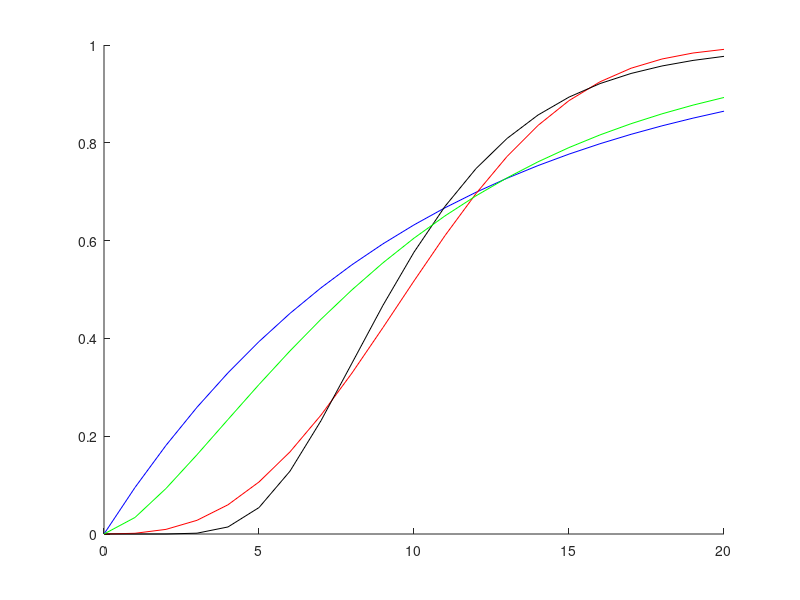

Write the MATLAB code that produced this figure.



expMean = 10;
wblScale = 11.2456; wblShape=2.6957;
lognmlLoc = 2.22838; lognmlScale = 0.385253;
gammaScale = 1.6; gammaShape=6.25;


figure;
hold on;
T = 0:20;

expCDF = expcdf(T, expMean);
wblCDF = wblcdf(T, wblScale, wblShape);
lognmlCDF = logncdf(T, lognmlLoc, lognmlScale);
gammaCDF = gamcdf(T, gammaScale, gammaShape);


plot(T, expCDF, 'b');
plot(T, wblCDF, 'r');
plot(T, lognmlCDF, 'k');
plot(T, gammaCDF, 'g');
